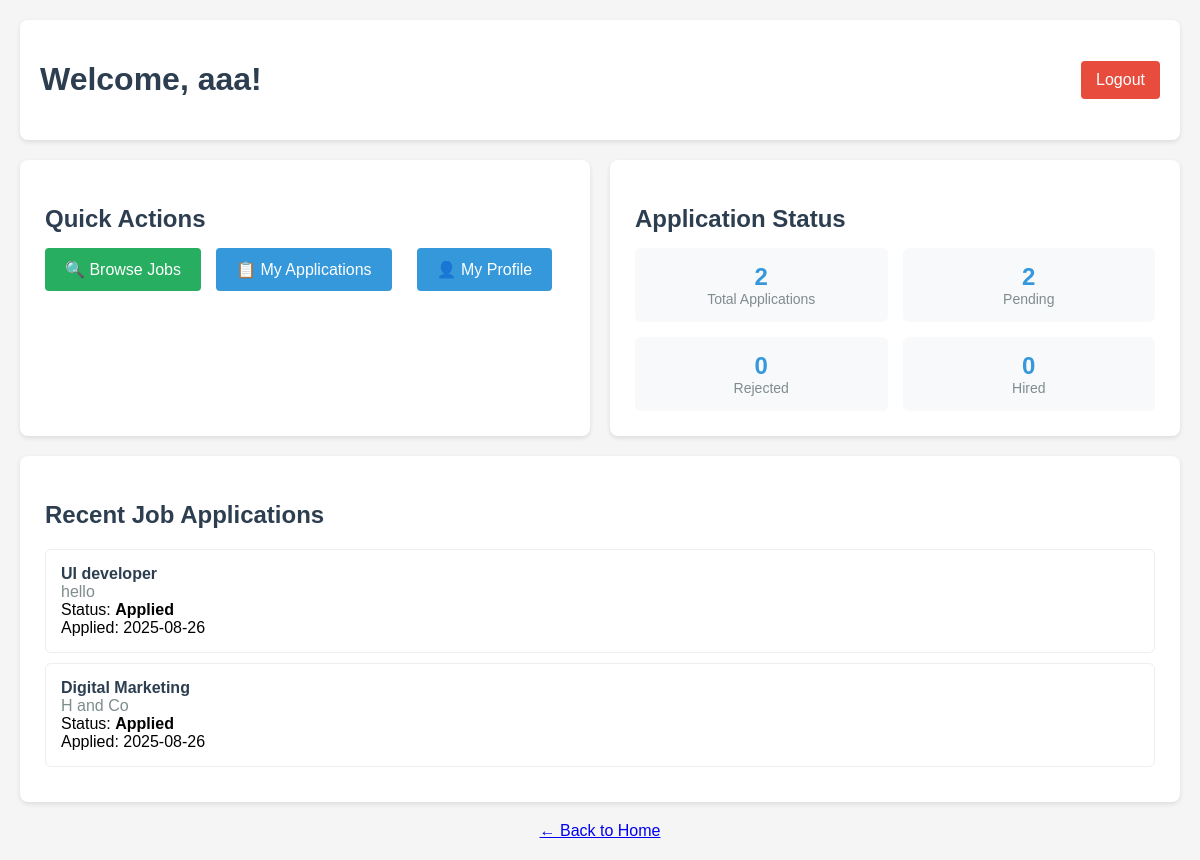
Page /dashboard/candidate (signed in) on the earlier database version.
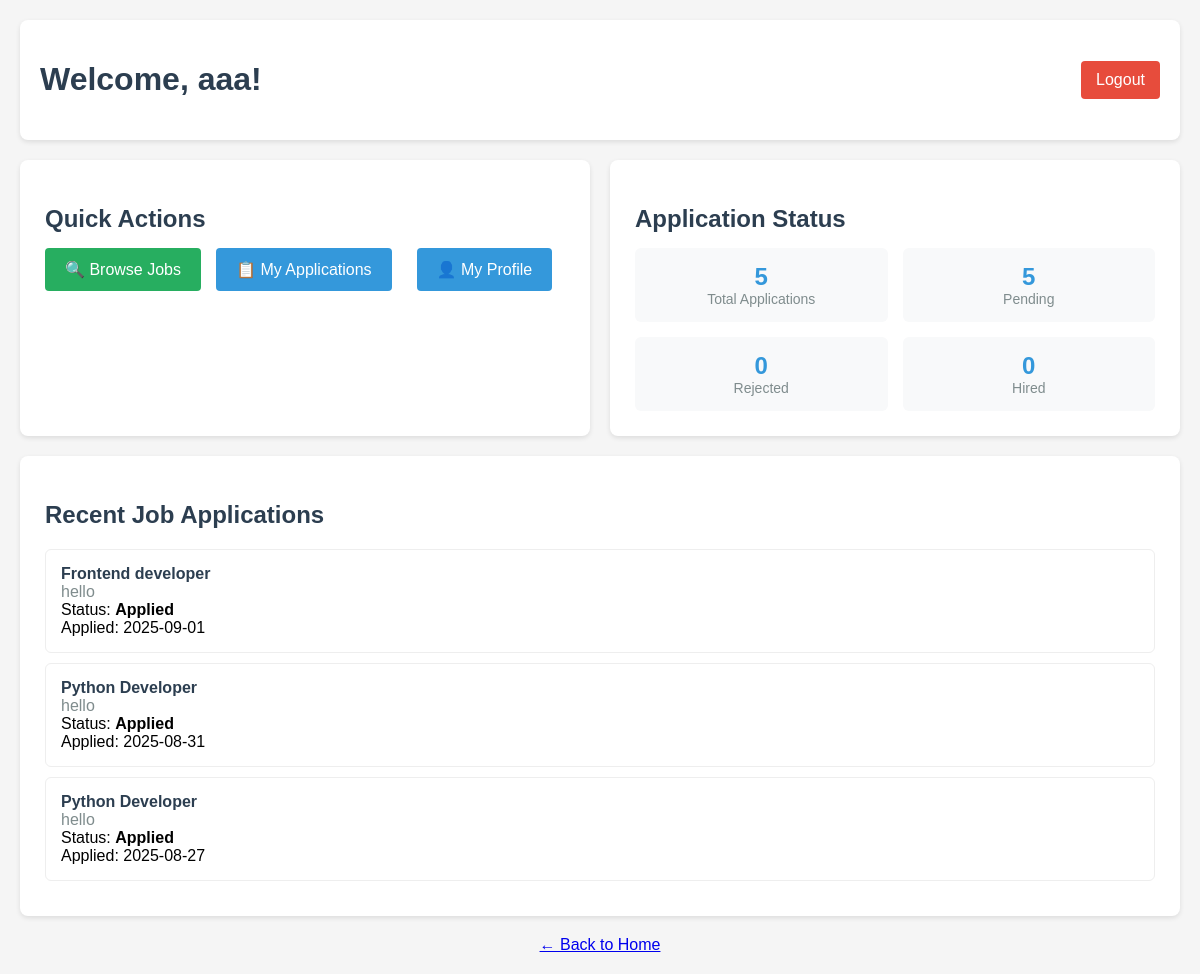
Same page on the later database version.
### app.py (models this page shows, shortened)
class Application(db.Model):
    id = db.Column(db.Integer, primary_key=True)
    candidate_id = db.Column(db.Integer, db.ForeignKey('candidate.id'), nullable=False)
    job_id = db.Column(db.Integer, db.ForeignKey('job.id'), nullable=False)
    status = db.Column(db.String(50), default='Applied')  # e.g., Applied, Aptitude Test, Coding Test, Project, Rejected, Hired
    aptitude_score = db.Column(db.Float)
    coding_score = db.Column(db.Float)
    project_score = db.Column(db.Float)
    date_applied = db.Column(db.DateTime, nullable=False, default=datetime.utcnow)

class Job(db.Model):
    id = db.Column(db.Integer, primary_key=True)
    title = db.Column(db.String(100), nullable=False)
    description = db.Column(db.Text, nullable=False)
    requirements = db.Column(db.Text)
    role_type = db.Column(db.String(50), nullable=False)  # e.g., 'Developer', 'UI/UX', 'Marketing'
    company_id = db.Column(db.Integer, db.ForeignKey('company.id'), nullable=False)
    date_posted = db.Column(db.DateTime, nullable=False, default=datetime.utcnow)
    applications = db.relationship('Application', backref='position', lazy=True)

class Company(UserMixin, db.Model):
    id = db.Column(db.Integer, primary_key=True)
    company_name = db.Column(db.String(100), unique=True, nullable=False)
    email = db.Column(db.String(120), unique=True, nullable=False)
    password_hash = db.Column(db.String(128))
    jobs = db.relationship('Job', backref='employer', lazy=True)

### app.py (the view)
@app.route('/dashboard/candidate')
@login_required
def candidate_dashboard():
    if not isinstance(current_user, Candidate):
        flash('Access denied. Please login as a candidate.', 'error')
        return redirect(url_for('login'))
    return render_template('candidate_dashboard.html', user=current_user)

### app.py (called while the page is built)
@login_manager.user_loader
def load_user(user_id):
    print(f"Trying to load user with ID: {user_id}")
    if not user_id or '_' not in user_id:
        print("Invalid user ID format")
        return None
    try:
        user_type, id_num = user_id.split('_', 1)
        id_num = int(id_num)
        if user_type == 'candidate':
            user = Candidate.query.get(id_num)
            if user:
                print(f"Loaded candidate: {user.username}")
            return user
        elif user_type == 'company':
            user = Company.query.get(id_num)
            if user:
                print(f"Loaded company: {user.company_name}")
            return user
        else:
            print(f"Unknown user type: {user_type}")
            return None
    except ValueError:
        print(f"Invalid user ID format: {user_id}")
        return None

### templates/candidate_dashboard.html (shortened to what this page needs)
<!DOCTYPE html>
<html lang="en">
<head>
</head>
<body>
    <div class="header">
        <h1 class="welcome">Welcome, {{ user.username }}!</h1>
        <a href="{{ url_for('logout') }}" class="logout-btn">Logout</a>
    </div>
    <div class="dashboard-grid">
        <div class="dashboard-card">
            <h2 class="card-title">Quick Actions</h2>
            <div class="quick-actions">
                <a href="{{ url_for('browse_jobs') }}" class="btn-success">🔍 Browse Jobs</a>
                <a href="{{ url_for('view_applications') }}" class="btn-primary">📋 My Applications</a>
<a href="{{ url_for('profile_page') }}" class="btn-primary">👤 My Profile</a>            </div>
        </div>
        <div class="dashboard-card">
            <h2 class="card-title">Application Status</h2>
            <div class="stats">
                <div class="stat-item">
                    <div class="stat-number">{{ user.applications|length }}</div>
                    <div class="stat-label">Total Applications</div>
                </div>
                <div class="stat-item">
                    <div class="stat-number">{{ user.applications|selectattr('status', 'equalto', 'Applied')|list|length }}</div>
                    <div class="stat-label">Pending</div>
                </div>
                <div class="stat-item">
                    <div class="stat-number">{{ user.applications|selectattr('status', 'equalto', 'Rejected')|list|length }}</div>
                    <div class="stat-label">Rejected</div>
                </div>
                <div class="stat-item">
                    <div class="stat-number">{{ user.applications|selectattr('status', 'equalto', 'Hired')|list|length }}</div>
                    <div class="stat-label">Hired</div>
                </div>
            </div>
        </div>
    </div>
    <div class="dashboard-card">
        <h2 class="card-title">Recent Job Applications</h2>
        <div class="recent-jobs">
            {% if user.applications %}
                {% for application in user.applications[-3:]|reverse %}
                    <div class="job-item">
                        <div class="job-title">{{ application.position.title }}</div>
                        <div class="job-company">{{ application.position.employer.company_name }}</div>
                        <div>Status: <strong>{{ application.status }}</strong></div>
                        <div>Applied: {{ application.date_applied.strftime('%Y-%m-%d') }}</div>
                    </div>
                {% endfor %}
            {% else %}
                <div class="empty-state">
                    <p>You haven't applied to any jobs yet.</p>
                    <p>Start browsing available positions to apply!</p>
                </div>
            {% endif %}
        </div>
    </div>
    <div style="text-align: center; margin-top: 20px;">
        <a href="{{ url_for('home') }}">← Back to Home</a>
    </div>
</body>
</html>

Differences in the rows shown:
no longer on this page (row unchanged): Application: position "UI developer", position.employer.company_name "hello", status "Applied", date_applied "2025-08-26"
no longer on this page (row unchanged): Application: position "Digital Marketing", position.employer.company_name "H and Co", status "Applied", date_applied "2025-08-26"
added Application: position "Frontend developer", position.employer.company_name "hello", status "Applied", date_applied "2025-09-01"
added Application: position "Python Developer", position.employer.company_name "hello", status "Applied", date_applied "2025-08-31"
added Application: position "Python Developer", position.employer.company_name "hello", status "Applied", date_applied "2025-08-27"
Other differences:
{{ user.applications|length }}: "2" → "5"
text no longer shown: "2"
text now shown: "5"
